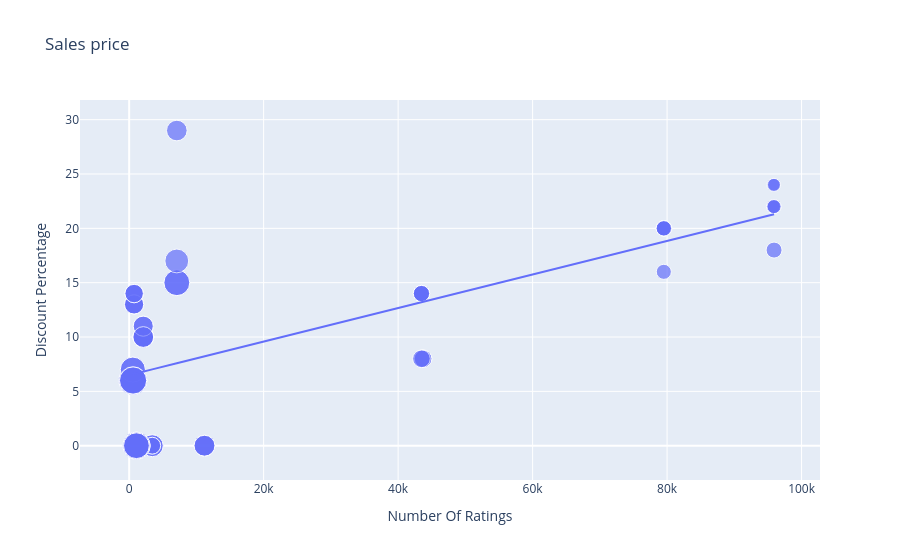

The notebook cell this image was saved under:
### Markdown cell above
# **What is the relationship between the discount percentage and the number of rating of Iphone on Flipkart**

### Code cell
figure=px.scatter(data_frame=Data, x="Number Of Ratings",y="Discount Percentage",size="Sale Price",trendline='ols',title="Sales price")
figure.show()

### Figure 1 — Plotly figure (JSON) as saved in the notebook; plotly's stock layout.template omitted (floating-point values rounded to 4 significant figures)
{"data": [{"hovertemplate": "Number Of Ratings=%{x}<br>Discount Percentage=%{y}<br>Sale Price=%{marker.size}<extra></extra>", "legendgroup": "", "marker": {"color": "#636efa", "size": [49900, 84900, 84900, 77000, 77000, 49900, 49900, 77000, 89900, 41999, 39999, 41999, 41999, 41999, 131900, 117100, 131900, 117100, 74999, 117900, 117100, 117900, 99900, 44999, 140900, 130900, 64900, 120900, 59900, 75900, 110900, 130900, 120900, 64900, 64900, 75900, 75900, 120900, 59900, 120900, 75900, 140900, 70900, 70900, 75900, 59900, 110900, 120900, 130900, 130900, 54999, 54999, 29999, 34999, 34999, 34999, 54999, 29999, 46999, 46999, 46999, 46999], "sizemode": "area", "sizeref": 352.2, "symbol": "circle"}, "mode": "markers", "name": "", "orientation": "v", "showlegend": false, "type": "scatter", "x": [3431, 3431, 3431, 11202, 11202, 3431, 3431, 11202, 1454, 79512, 79512, 79582, 79512, 79512, 1078, 1078, 1078, 1078, 7088, 7088, 1078, 7088, 7081, 95909, 542, 580, 740, 545, 740, 2101, 545, 580, 580, 730, 730, 2101, 2101, 580, 740, 580, 2092, 545, 2101, 2092, 2101, 740, 545, 580, 580, 580, 43707, 43707, 95807, 95909, 95807, 95909, 43470, 95909, 43470, 43470, 43470, 43470], "xaxis": "x", "y": [0, 0, 0, 0, 0, 0, 0, 0, 0, 20, 16, 20, 20, 20, 0, 0, 0, 0, 29, 15, 0, 15, 17, 18, 6, 6, 13, 6, 14, 10, 7, 6, 6, 13, 13, 10, 10, 6, 14, 6, 10, 6, 11, 11, 10, 14, 7, 6, 6, 6, 8, 8, 24, 22, 22, 22, 8, 24, 14, 14, 14, 14], "yaxis": "y"}, {"hovertemplate": "<b>OLS trendline</b><br>Discount Percentage = 0.000154292 * Number Of Ratings + 6.49233<br>R<sup>2</sup>=0.468988<br><br>Number Of Ratings=%{x}<br>Discount Percentage=%{y} <b>(trend)</b><extra></extra>", "legendgroup": "", "marker": {"color": "#636efa", "symbol": "circle"}, "mode": "lines", "name": "", "showlegend": false, "type": "scatter", "x": [542, 545, 545, 545, 545, 580, 580, 580, 580, 580, 580, 580, 580, 730, 730, 740, 740, 740, 740, 1078, 1078, 1078, 1078, 1078, 1454, 2092, 2092, 2101, 2101, 2101, 2101, 2101, 3431, 3431, 3431, 3431, 3431, 7081, 7088, 7088, 7088, 11202, 11202, 11202, 43470, 43470, 43470, 43470, 43470, 43707, 43707, 79512, 79512, 79512, 79512, 79582, 95807, 95807, 95909, 95909, 95909, 95909], "xaxis": "x", "y": [6.576, 6.576, 6.576, 6.576, 6.576, 6.582, 6.582, 6.582, 6.582, 6.582, 6.582, 6.582, 6.582, 6.605, 6.605, 6.607, 6.607, 6.607, 6.607, 6.659, 6.659, 6.659, 6.659, 6.659, 6.717, 6.815, 6.815, 6.816, 6.816, 6.816, 6.816, 6.816, 7.022, 7.022, 7.022, 7.022, 7.022, 7.585, 7.586, 7.586, 7.586, 8.221, 8.221, 8.221, 13.2, 13.2, 13.2, 13.2, 13.2, 13.24, 13.24, 18.76, 18.76, 18.76, 18.76, 18.77, 21.27, 21.27, 21.29, 21.29, 21.29, 21.29], "yaxis": "y"}], "layout": {"legend": {"itemsizing": "constant", "tracegroupgap": 0}, "title": {"text": "Sales price"}, "xaxis": {"anchor": "y", "domain": [0, 1], "title": {"text": "Number Of Ratings"}}, "yaxis": {"anchor": "x", "domain": [0, 1], "title": {"text": "Discount Percentage"}}}}
